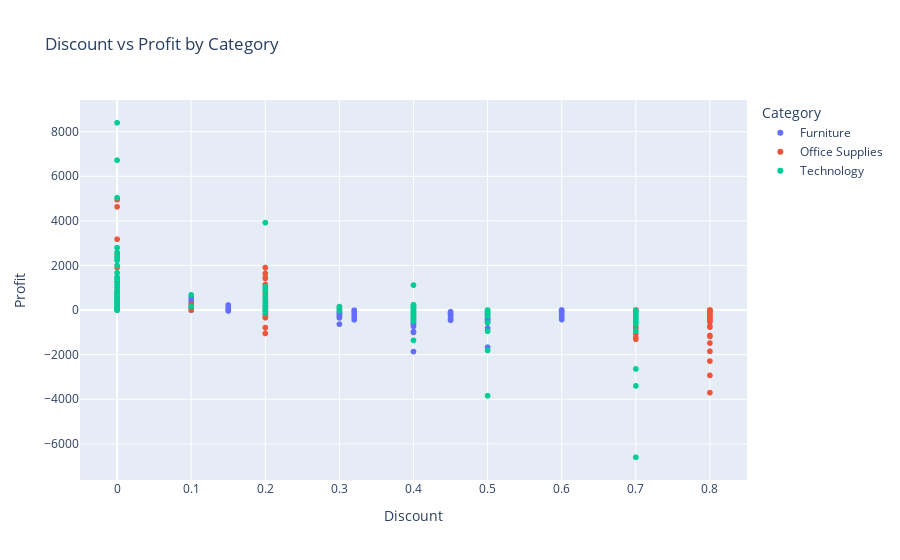

Notebook code cell kept with this figure:
### Markdown cell above
However, the customer that has the biggest profitability is Tamara Chand.

### Code cell
flg = px.scatter(df, x='Discount', y='Profit', color='Category', title='Discount vs Profit by Category')
flg.show()

### Figure 1 — Plotly figure (JSON) as saved in the notebook; plotly's stock layout.template omitted (floating-point values rounded to 4 significant figures; data arrays with more than 128 entries replaced by an {"elided": "..."} marker saying what was removed)
{"data": [{"hovertemplate": "Category=Furniture<br>Discount=%{x}<br>Profit=%{y}<extra></extra>", "legendgroup": "Furniture", "marker": {"color": "#636efa", "symbol": "circle"}, "mode": "markers", "name": "Furniture", "showlegend": true, "type": "scattergl", "x": {"elided": "2121 float values"}, "xaxis": "x", "y": {"elided": "2121 float values"}, "yaxis": "y"}, {"hovertemplate": "Category=Office Supplies<br>Discount=%{x}<br>Profit=%{y}<extra></extra>", "legendgroup": "Office Supplies", "marker": {"color": "#EF553B", "symbol": "circle"}, "mode": "markers", "name": "Office Supplies", "showlegend": true, "type": "scattergl", "x": {"elided": "6026 float values"}, "xaxis": "x", "y": {"elided": "6026 float values"}, "yaxis": "y"}, {"hovertemplate": "Category=Technology<br>Discount=%{x}<br>Profit=%{y}<extra></extra>", "legendgroup": "Technology", "marker": {"color": "#00cc96", "symbol": "circle"}, "mode": "markers", "name": "Technology", "showlegend": true, "type": "scattergl", "x": {"elided": "1847 float values"}, "xaxis": "x", "y": {"elided": "1847 float values"}, "yaxis": "y"}], "layout": {"legend": {"title": {"text": "Category"}, "tracegroupgap": 0}, "title": {"text": "Discount vs Profit by Category"}, "xaxis": {"anchor": "y", "domain": [0, 1], "title": {"text": "Discount"}}, "yaxis": {"anchor": "x", "domain": [0, 1], "title": {"text": "Profit"}}}}
